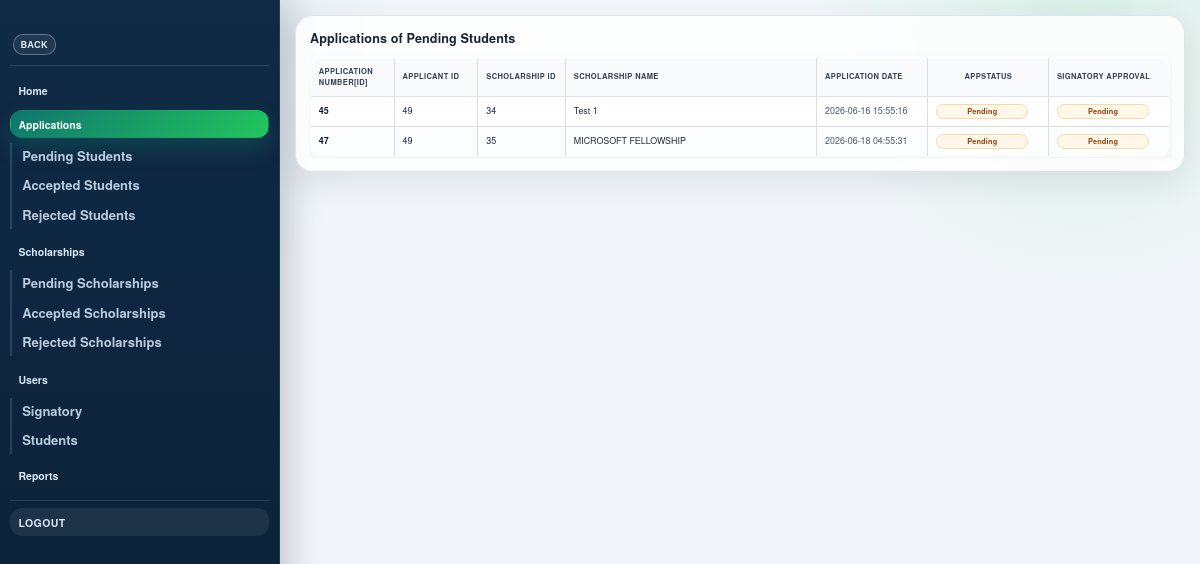
Before: /admin/tempPendingApp.php with the older database file.
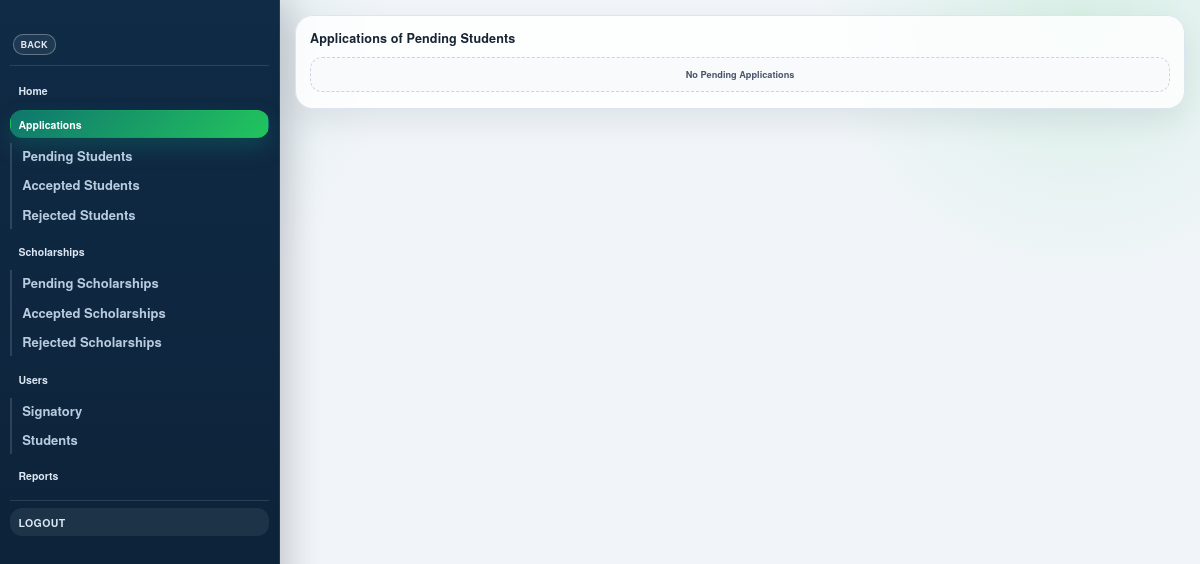
After: the same page with the newer database file.
### tables this page shows
CREATE TABLE `application` (
  `applicationID` int(11) NOT NULL AUTO_INCREMENT,
  `studentID` int(11) NOT NULL,
  `sigID` int(11) DEFAULT NULL,
  `scholarshipID` int(11) NOT NULL,
  `appDate` datetime NOT NULL DEFAULT '0000-00-00 00:00:00' ON UPDATE current_timestamp(),
  `appstatus` varchar(20) NOT NULL DEFAULT 'Pending',
  `verifiedBySignatory` varchar(20) NOT NULL DEFAULT 'Pending',
  `previous_appstatus` varchar(20) NOT NULL,
  `previous_verifiedBySignatory` varchar(20) NOT NULL,
  PRIMARY KEY (`applicationID`),
  KEY `fk_application_student` (`studentID`),
  KEY `fk_application_scholarship` (`scholarshipID`),
  KEY `fk_application_signatory` (`sigID`),
  CONSTRAINT `fk_application_scholarship` FOREIGN KEY (`scholarshipID`) REFERENCES `scholarship` (`scholarshipID`) ON DELETE CASCADE ON UPDATE CASCADE,
  CONSTRAINT `fk_application_signatory` FOREIGN KEY (`sigID`) REFERENCES `signatory` (`sigID`) ON DELETE SET NULL ON UPDATE CASCADE,
  CONSTRAINT `fk_application_student` FOREIGN KEY (`studentID`) REFERENCES `student` (`studentID`) ON DELETE CASCADE ON UPDATE CASCADE
);

CREATE TABLE `scholarship` (
  `scholarshipID` int(11) NOT NULL AUTO_INCREMENT,
  `sigID` int(11) NOT NULL,
  `schname` varchar(255) NOT NULL,
  `schlocation` varchar(255) NOT NULL,
  `schlocationfrom` varchar(255) NOT NULL,
  `degree` varchar(255) NOT NULL,
  `gender` varchar(20) NOT NULL,
  `target_financial_need` enum('Any','Low','Medium','High','Critical') DEFAULT 'Any',
  `religion` varchar(55) NOT NULL,
  `sch` varchar(30) NOT NULL,
  `appDeadline` date NOT NULL,
  `granteesNum` int(11) NOT NULL,
  `funding` varchar(20) NOT NULL,
  `description` varchar(4095) NOT NULL,
  `eligibility` varchar(4095) NOT NULL,
  `benefits` varchar(4095) NOT NULL,
  `apply` varchar(4095) NOT NULL,
  `links` varchar(1024) NOT NULL,
  `contact` varchar(1024) NOT NULL,
  `adminapproval` varchar(20) NOT NULL,
  `approved_at` datetime DEFAULT NULL,
  `previous_adminapproval` varchar(20) NOT NULL,
  `schstatus` varchar(20) NOT NULL DEFAULT 'active',
  PRIMARY KEY (`scholarshipID`),
  KEY `fk_scholarship_signatory` (`sigID`),
  CONSTRAINT `fk_scholarship_signatory` FOREIGN KEY (`sigID`) REFERENCES `signatory` (`sigID`) ON DELETE CASCADE ON UPDATE CASCADE
);

### admin/tempPendingApp.php (the view, shortened to what the changed rows need)
<!DOCTYPE HTML>
<html>
  <head>
      <link href="../css/bootstrap.min.css" rel="stylesheet">
      <link href="../css/admin.css" rel="stylesheet">
      <link href="../css/pages/admin.css" rel="stylesheet">
  </head>
  <body class="app-shell">
    <div class="app-page">
        <header class="app-header">
          <h1 class="app-logo"><a href = "javascript:history.back()" class="app-btn">Back</a></h1>
        </header>
				<article id="main">
						<section class="content-card container">
								<div class="content">
                  <section class="applications-list-page">
										<header>
                      <h3 class="section-title"><strong>Applications of Pending Students</strong></h3>
										</header>
                    <?php
                        $conn = getDbConnection();
                        $to_query = "SELECT A.applicationID,A.studentID,A.scholarshipID,S.schname,A.appDate,
                        A.appstatus,A.verifiedBySignatory from application AS A join scholarship AS S ON A.scholarshipID=S.scholarshipID WHERE A.verifiedBySignatory='Pending'";
                        $sql_result = mysqli_query($conn,$to_query);
                        if(mysqli_num_rows($sql_result) > 0){
                          ?>
                          <table class="table table-bordered app-list-table">
                            <thead>
                              <tr>
                                <th class = "col-md-1"><strong>Application Number[ID]</strong></th>
                                <th class = "col-md-1"><strong>Applicant ID</strong></th>
                                <th class = "col-md-1"><strong>Scholarship ID</strong></th>
                                <th class = "col-md-1" style="width: 25%"><strong>Scholarship Name</strong></th>
                                <th class = "col-md-1" ><strong>Application Date</strong></th>
                                <th class = "col-md-1 text-center"><strong>AppStatus</strong></th>
                                <th class = "col-md-1"><strong>Signatory Approval</strong></th>
                              </tr>
                            </thead>
                            <tbody>
                            <?php
                            while($rows=mysqli_fetch_row($sql_result))
                            {
                              foreach ($rows as $key => $value)
                                  {
                                    if ($key == 0)
                                    {
                                      $appID = $value;
                                      ?><tr><td><?php echo $appID;?></td><?php
                                    }
                                        if($key == 1)
                                        {
                                          ?><td><?php echo $value;?></td><?php
                                        }
                                        if($key == 2)
                                        {
                                           ?><td><?php echo $value;?></td><?php
                                        }
                                        if($key == 3)
                                        {
                                        	?><td><?php echo $value;?></td><?php
                                        }
                                        if($key == 4)
                                        {
							?><td class="col-date"><?php echo $value;?></td><?php
                                        }
                                    if ($key == 5)
                                    {
                                      $statusClass = strtolower(preg_replace('/[^a-z0-9]+/i', '-', trim((string)$value)));
                                      ?><td><span class="status-chip status-chip-app status-app-<?php echo $statusClass; ?>"><?php echo $value;?></span></td><?php
                                    }
                                    if($key == 6){
                                      $statusClass = strtolower(preg_replace('/[^a-z0-9]+/i', '-', trim((string)$value)));
                                      ?>
                                        <td><span class="status-chip status-chip-approval status-approval-<?php echo $statusClass; ?>"><?php echo $value;?></span></td></tr>
                                <?php
                                    }
                                  }
                            }
                          } else{
                              echo '<div class="empty-list-state">No Pending Applications</div>';
                          }
                        ?>
                        </tbody>
                    </table>
									</section>
								</div>
						</section>
				</article>
		</div>
	</body>
</html>

Changed rows visible on the page:
no longer on this page (row edited): application: applicationID "45", studentID "49", scholarshipID "34", scholarshipID.schname "Test 1", appDate "2026-06-16 15:55:16", appstatus "Pending", verifiedBySignatory "Pending"
no longer on this page (row edited): application: applicationID "47", studentID "49", scholarshipID "35", scholarshipID.schname "MICROSOFT FELLOWSHIP", appDate "2026-06-18 04:55:31", appstatus "Pending", verifiedBySignatory "Pending"
Other visible differences:
text no longer shown: "APPLICATION NUMBER[ID] APPLICANT ID SCHOLARSHIP ID SCHOLARSHIP NAME APPLICATION DATE APPSTATUS SIGNATORY APPROVAL"
text now shown: "No Pending Applications"
